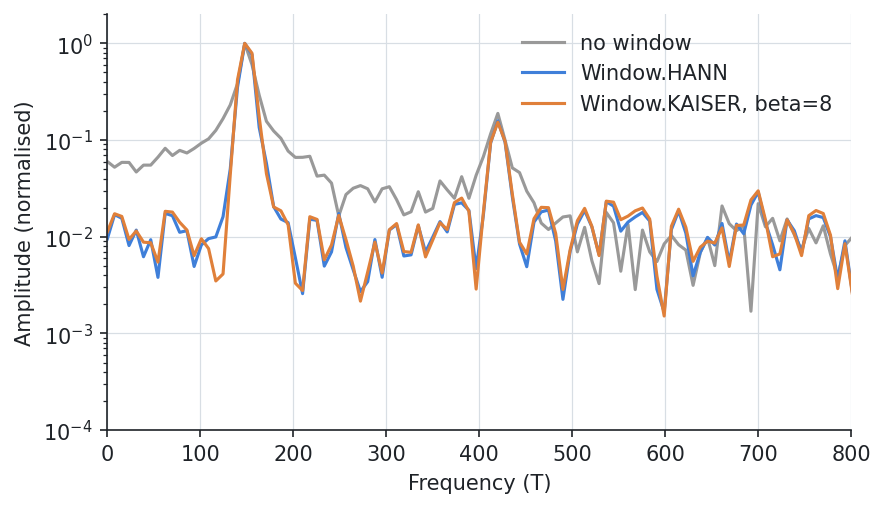

Write the Python code that produced this figure.
from _data import oscillations

# --8<-- [start:example]
import quantalyze as qz

plain = qz.fft(oscillations, "inverse_field", "signal")
hann = qz.fft(oscillations, "inverse_field", "signal", window=qz.Window.HANN)
kaiser = qz.fft(oscillations, "inverse_field", "signal", window=qz.Window.KAISER, beta=8)
# --8<-- [end:example]

import matplotlib.pyplot as plt

fig, ax = plt.subplots()
ax.semilogy(plain.frequency, plain.amplitude / plain.amplitude.max(), color="0.6", label="no window")
ax.semilogy(hann.frequency, hann.amplitude / hann.amplitude.max(), color="C0", label="Window.HANN")
ax.semilogy(kaiser.frequency, kaiser.amplitude / kaiser.amplitude.max(), color="C1", label="Window.KAISER, beta=8")
ax.set(xlabel="Frequency (T)", ylabel="Amplitude (normalised)", xlim=(0, 800), ylim=(1e-4, 2))
ax.legend(loc="upper right")
